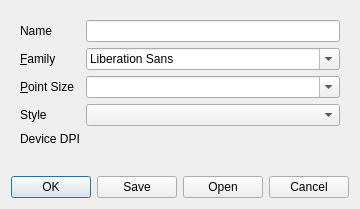
<?xml version="1.0" encoding="UTF-8"?>
<ui version="4.0">
 <class>DeviceProfileDialog</class>
 <widget class="QDialog" name="dialog">
  <property name="geometry">
   <rect>
    <x>0</x>
    <y>0</y>
    <width>348</width>
    <height>209</height>
   </rect>
  </property>
  <layout class="QVBoxLayout" name="verticalLayout">
   <item>
    <widget class="QWidget" name="SystemSettingsWidget" native="true">
     <layout class="QFormLayout" name="formLayout">
      <item row="1" column="0">
       <widget class="QLabel" name="m_systemFontFamilyLabel">
        <property name="text">
         <string>&amp;Family</string>
        </property>
        <property name="buddy">
         <cstring>m_systemFontComboBox</cstring>
        </property>
       </widget>
      </item>
      <item row="1" column="1">
       <widget class="QFontComboBox" name="m_systemFontComboBox"/>
      </item>
      <item row="2" column="0">
       <widget class="QLabel" name="m_systemFontSizeLabel">
        <property name="text">
         <string>&amp;Point Size</string>
        </property>
        <property name="buddy">
         <cstring>m_systemFontSizeCombo</cstring>
        </property>
       </widget>
      </item>
      <item row="2" column="1">
       <widget class="QComboBox" name="m_systemFontSizeCombo">
        <property name="editable">
         <bool>true</bool>
        </property>
       </widget>
      </item>
      <item row="3" column="0">
       <widget class="QLabel" name="m_styleLabel">
        <property name="text">
         <string>Style</string>
        </property>
        <property name="buddy">
         <cstring>m_styleCombo</cstring>
        </property>
       </widget>
      </item>
      <item row="3" column="1">
       <widget class="QComboBox" name="m_styleCombo"/>
      </item>
      <item row="4" column="0">
       <widget class="QLabel" name="m_systemDPILabel">
        <property name="text">
         <string>Device DPI</string>
        </property>
       </widget>
      </item>
      <item row="4" column="1">
       <widget class="qdesigner_internal::DPI_Chooser" name="m_dpiChooser" native="true"/>
      </item>
      <item row="0" column="0">
       <widget class="QLabel" name="m_nameLabel">
        <property name="text">
         <string>Name</string>
        </property>
       </widget>
      </item>
      <item row="0" column="1">
       <widget class="QLineEdit" name="m_nameLineEdit"/>
      </item>
     </layout>
    </widget>
   </item>
   <item>
    <widget class="QDialogButtonBox" name="buttonBox">
     <property name="orientation">
      <enum>Qt::Horizontal</enum>
     </property>
     <property name="standardButtons">
      <set>QDialogButtonBox::Cancel|QDialogButtonBox::Ok|QDialogButtonBox::Open|QDialogButtonBox::Save</set>
     </property>
    </widget>
   </item>
  </layout>
 </widget>
 <customwidgets>
  <customwidget>
   <class>qdesigner_internal::DPI_Chooser</class>
   <extends>QWidget</extends>
   <header>dpi_chooser.h</header>
   <container>1</container>
  </customwidget>
 </customwidgets>
 <tabstops>
  <tabstop>m_nameLineEdit</tabstop>
  <tabstop>m_systemFontComboBox</tabstop>
  <tabstop>m_systemFontSizeCombo</tabstop>
  <tabstop>m_styleCombo</tabstop>
  <tabstop>buttonBox</tabstop>
 </tabstops>
 <resources/>
 <connections/>
</ui>
